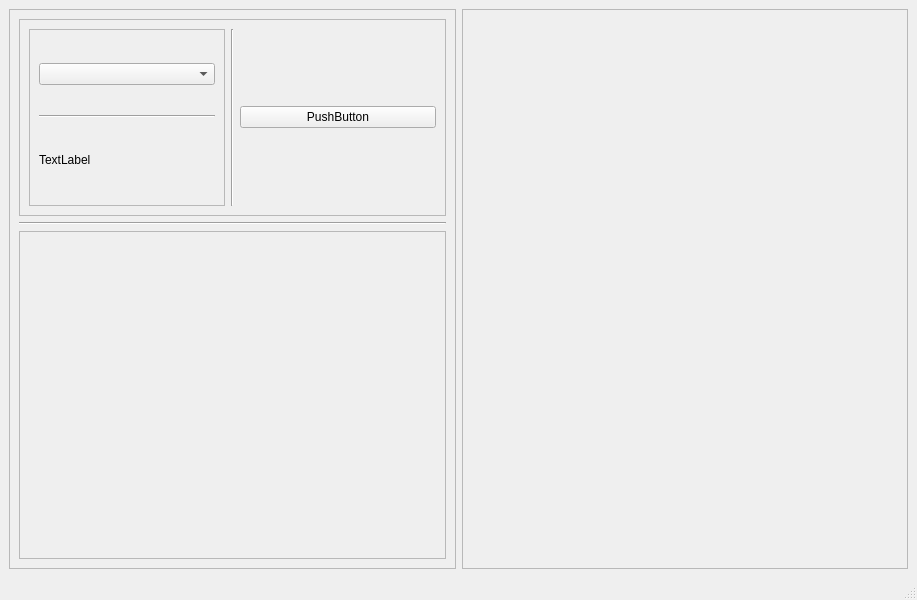
<?xml version="1.0" encoding="UTF-8"?>
<ui version="4.0">
 <class>MainWindow</class>
 <widget class="QMainWindow" name="MainWindow">
  <property name="geometry">
   <rect>
    <x>0</x>
    <y>0</y>
    <width>917</width>
    <height>600</height>
   </rect>
  </property>
  <property name="windowTitle">
   <string>MainWindow</string>
  </property>
  <widget class="QWidget" name="centralwidget">
   <layout class="QHBoxLayout" name="horizontalLayout_2">
    <item>
     <widget class="QFrame" name="frame_5">
      <property name="sizePolicy">
       <sizepolicy hsizetype="Preferred" vsizetype="Preferred">
        <horstretch>1</horstretch>
        <verstretch>0</verstretch>
       </sizepolicy>
      </property>
      <property name="frameShape">
       <enum>QFrame::StyledPanel</enum>
      </property>
      <property name="frameShadow">
       <enum>QFrame::Raised</enum>
      </property>
      <layout class="QVBoxLayout" name="verticalLayout_5">
       <item>
        <widget class="QFrame" name="frame_4">
         <property name="sizePolicy">
          <sizepolicy hsizetype="Preferred" vsizetype="Preferred">
           <horstretch>0</horstretch>
           <verstretch>3</verstretch>
          </sizepolicy>
         </property>
         <property name="frameShape">
          <enum>QFrame::StyledPanel</enum>
         </property>
         <property name="frameShadow">
          <enum>QFrame::Raised</enum>
         </property>
         <layout class="QHBoxLayout" name="horizontalLayout">
          <item>
           <widget class="QFrame" name="frame_3">
            <property name="frameShape">
             <enum>QFrame::StyledPanel</enum>
            </property>
            <property name="frameShadow">
             <enum>QFrame::Raised</enum>
            </property>
            <layout class="QVBoxLayout" name="verticalLayout_4">
             <item>
              <spacer name="verticalSpacer_2">
               <property name="orientation">
                <enum>Qt::Vertical</enum>
               </property>
               <property name="sizeHint" stdset="0">
                <size>
                 <width>20</width>
                 <height>24</height>
                </size>
               </property>
              </spacer>
             </item>
             <item>
              <widget class="Combobox" name="cmb_port">
               <property name="sizePolicy">
                <sizepolicy hsizetype="Preferred" vsizetype="Fixed">
                 <horstretch>0</horstretch>
                 <verstretch>1</verstretch>
                </sizepolicy>
               </property>
               <property name="editable">
                <bool>false</bool>
               </property>
              </widget>
             </item>
             <item>
              <spacer name="verticalSpacer">
               <property name="orientation">
                <enum>Qt::Vertical</enum>
               </property>
               <property name="sizeType">
                <enum>QSizePolicy::Preferred</enum>
               </property>
               <property name="sizeHint" stdset="0">
                <size>
                 <width>20</width>
                 <height>24</height>
                </size>
               </property>
              </spacer>
             </item>
             <item>
              <widget class="Line" name="line_2">
               <property name="orientation">
                <enum>Qt::Horizontal</enum>
               </property>
              </widget>
             </item>
             <item>
              <widget class="QLabel" name="label_connect_info">
               <property name="sizePolicy">
                <sizepolicy hsizetype="Preferred" vsizetype="Preferred">
                 <horstretch>0</horstretch>
                 <verstretch>1</verstretch>
                </sizepolicy>
               </property>
               <property name="text">
                <string>TextLabel</string>
               </property>
              </widget>
             </item>
            </layout>
           </widget>
          </item>
          <item>
           <widget class="Line" name="line_3">
            <property name="orientation">
             <enum>Qt::Vertical</enum>
            </property>
           </widget>
          </item>
          <item>
           <widget class="QPushButton" name="btn_connect_port">
            <property name="text">
             <string>PushButton</string>
            </property>
           </widget>
          </item>
         </layout>
        </widget>
       </item>
       <item>
        <widget class="Line" name="line">
         <property name="orientation">
          <enum>Qt::Horizontal</enum>
         </property>
        </widget>
       </item>
       <item>
        <widget class="QFrame" name="frame">
         <property name="sizePolicy">
          <sizepolicy hsizetype="Preferred" vsizetype="Preferred">
           <horstretch>0</horstretch>
           <verstretch>5</verstretch>
          </sizepolicy>
         </property>
         <property name="frameShape">
          <enum>QFrame::StyledPanel</enum>
         </property>
         <property name="frameShadow">
          <enum>QFrame::Raised</enum>
         </property>
        </widget>
       </item>
      </layout>
     </widget>
    </item>
    <item>
     <widget class="QFrame" name="frame_2">
      <property name="sizePolicy">
       <sizepolicy hsizetype="Preferred" vsizetype="Preferred">
        <horstretch>1</horstretch>
        <verstretch>0</verstretch>
       </sizepolicy>
      </property>
      <property name="frameShape">
       <enum>QFrame::StyledPanel</enum>
      </property>
      <property name="frameShadow">
       <enum>QFrame::Raised</enum>
      </property>
     </widget>
    </item>
   </layout>
  </widget>
  <widget class="QMenuBar" name="menubar">
   <property name="geometry">
    <rect>
     <x>0</x>
     <y>0</y>
     <width>917</width>
     <height>23</height>
    </rect>
   </property>
  </widget>
  <widget class="QStatusBar" name="statusbar"/>
 </widget>
 <customwidgets>
  <customwidget>
   <class>Combobox</class>
   <extends>QComboBox</extends>
   <header>combobox.h</header>
  </customwidget>
 </customwidgets>
 <resources/>
 <connections/>
</ui>
